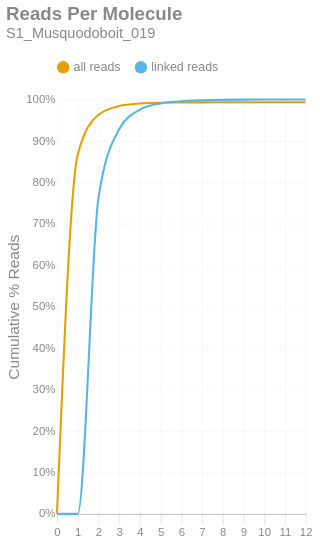

Here is the notebook cell this chart was saved with:
### Markdown cell above
### Reads per Molecule
This chart shows the cumulative distribution of the number of reads per linked molecule. That is, how many alignments are associated with a unique molecule. This excludes the number of reads associated with invalid or absent linked-read barcodes. The `linked` histogram is the percentages recalculated when disregarding singletons.

### Code cell
if SKIPLR:
    print_html(f"Skipped")
else:
    counts = np.bincount(valids['reads'].cast(pl.Int64).to_numpy())
    weighted = counts * np.arange(len(counts))
    all_perc = weighted / n_reads
    linked_perc = weighted / n_linked_reads
    linked_perc[1] = 0
    binned_df = pl.DataFrame({
        'readsper': list(range(len(counts))),
        'all reads (cumsum)': np.cumsum(all_perc).tolist(),
        'linked reads (cumsum)': np.cumsum(linked_perc).tolist(),
    })

    with SafeRender(binned_df):
        (
            density_plot(binned_df, 'Reads Per Molecule', samplename, 'readspmol')
            .encode(
                x=alt.X('readsper:O', title=None).axis(labelAngle=0).scale(padding=0),
                y=alt.Y('value:Q', title='Cumulative % Reads').axis(format='%').stack(False),
                color=alt.Color("key:N").scale(domain=["all reads", "linked reads"]),
                tooltip=[
                    alt.Tooltip("key:N", title="Data Type"),
                    alt.Tooltip("readsper:O", title="Reads Per Molecule"),
                    alt.Tooltip("value:Q", format=".2%", title="% Reads (Cum.)")
                ]            
            )
        ).display()

### Figure 1 — Vega-Lite specification as saved in the notebook (floating-point values rounded to 4 significant figures)
{"width": "container", "height": 400, "config": {"title": {"anchor": "start", "dy": -15, "fontSize": 18, "color": "#888888", "subtitleColor": "#888888", "subtitleFontSize": 14}, "arc": {"fill": "#0072B2"}, "axis": {"domainColor": "#888888", "domainWidth": 0.5, "gridWidth": 0.2, "grid": false, "titleFontWeight": 400, "titleFontSize": 15, "labelFontSize": 11, "labelColor": "#888888", "tickColor": "#888888", "tickWidth": 0.2, "titleColor": "#888888"}, "axisBand": {"grid": false}, "axisX": {"grid": true, "tickSize": 10, "domainCap": "round"}, "axisY": {"domain": false, "grid": true, "tickSize": 0, "domainCap": "round"}, "background": "transparent", "header": {"labelFontSize": 15, "labelColor": "#888888", "titleFontSize": 15, "titleFontWeight": 600, "titleColor": "#888888"}, "legend": {"labelFont": "sans-serif", "labelFontSize": 12, "labelColor": "#888888", "symbolSize": 100, "symbolType": "circle", "titleFontSize": 12, "titlePadding": 10, "titleColor": "#888888", "title": null, "orient": "top"}, "range": {"category": ["#E69F00", "#56B4E9", "#009E73", "#F0E442", "#0072B2", "#D55E00", "#CC79A7", "#000000"], "diverging": ["#cfe8f3", "#a2d4ec", "#73bfe2", "#46abdb", "#1696d2", "#12719e"]}, "area": {"fill": "#0072B2", "fillOpacity": 0.7, "line": true, "strokeOpacity": 0.7}, "line": {"color": "#0072B2", "stroke": "#0072B2", "strokeWidth": 2}, "trail": {"color": "#0072B2", "stroke": "#0072B2", "strokeWidth": 0, "size": 1}, "point": {"filled": true, "fillOpacity": 1.0, "size": 95}, "text": {"color": "#888888", "fontSize": 11, "align": "right", "fontWeight": 400, "size": 11}, "bar": {"fill": "#0072B2", "stroke": null}, "view": {"stroke": null, "continuousWidth": 660, "continuousHeight": 400}}, "data": {"name": "data-00622839248f4bcf9ce8a838d2a39531"}, "mark": {"type": "line", "interpolate": "monotone", "point": {"opacity": 0, "size": 275}}, "encoding": {"color": {"field": "key", "scale": {"domain": ["all reads", "linked reads"]}, "type": "nominal"}, "tooltip": [{"field": "key", "title": "Data Type", "type": "nominal"}, {"field": "readsper", "title": "Reads Per Molecule", "type": "ordinal"}, {"field": "value", "format": ".2%", "title": "% Reads (Cum.)", "type": "quantitative"}], "x": {"axis": {"labelAngle": 0}, "field": "readsper", "scale": {"padding": 0}, "title": null, "type": "ordinal"}, "y": {"axis": {"format": "%"}, "field": "value", "stack": false, "title": "Cumulative % Reads", "type": "quantitative"}}, "params": [{"name": "param_c36ac31b6afebe62", "select": {"type": "point", "fields": ["key"]}, "bind": "legend"}], "title": {"text": "Reads Per Molecule", "subtitle": "S1_Musquodoboit_019"}, "transform": [{"fold": ["all reads (cumsum)", "linked reads (cumsum)"]}, {"calculate": "replace(datum.key, ' (cumsum)', '')", "as": "key"}, {"filter": {"param": "param_c36ac31b6afebe62"}}], "usermeta": {"embedOptions": {"downloadFileName": "S1_Musquodoboit_019.readspmol"}}, "$schema": "https://vega.github.io/schema/vega-lite/v6.1.0.json", "datasets": {"data-00622839248f4bcf9ce8a838d2a39531": [{"readsper": 0, "all reads (cumsum)": 0.0, "linked reads (cumsum)": 0.0}, {"readsper": 1, "all reads (cumsum)": 0.8664, "linked reads (cumsum)": 0.0}, {"readsper": 2, "all reads (cumsum)": 0.9629, "linked reads (cumsum)": 0.7611}, {"readsper": 3, "all reads (cumsum)": 0.9841, "linked reads (cumsum)": 0.9279}, {"readsper": 4, "all reads (cumsum)": 0.9901, "linked reads (cumsum)": 0.9754}, {"readsper": 5, "all reads (cumsum)": 0.992, "linked reads (cumsum)": 0.9904}, {"readsper": 6, "all reads (cumsum)": 0.9927, "linked reads (cumsum)": 0.9955}, {"readsper": 7, "all reads (cumsum)": 0.993, "linked reads (cumsum)": 0.9979}, {"readsper": 8, "all reads (cumsum)": 0.9931, "linked reads (cumsum)": 0.999}, {"readsper": 9, "all reads (cumsum)": 0.9932, "linked reads (cumsum)": 0.9996}, {"readsper": 10, "all reads (cumsum)": 0.9932, "linked reads (cumsum)": 0.9998}, {"readsper": 11, "all reads (cumsum)": 0.9933, "linked reads (cumsum)": 1.0}, {"readsper": 12, "all reads (cumsum)": 0.9933, "linked reads (cumsum)": 1.0}]}}
